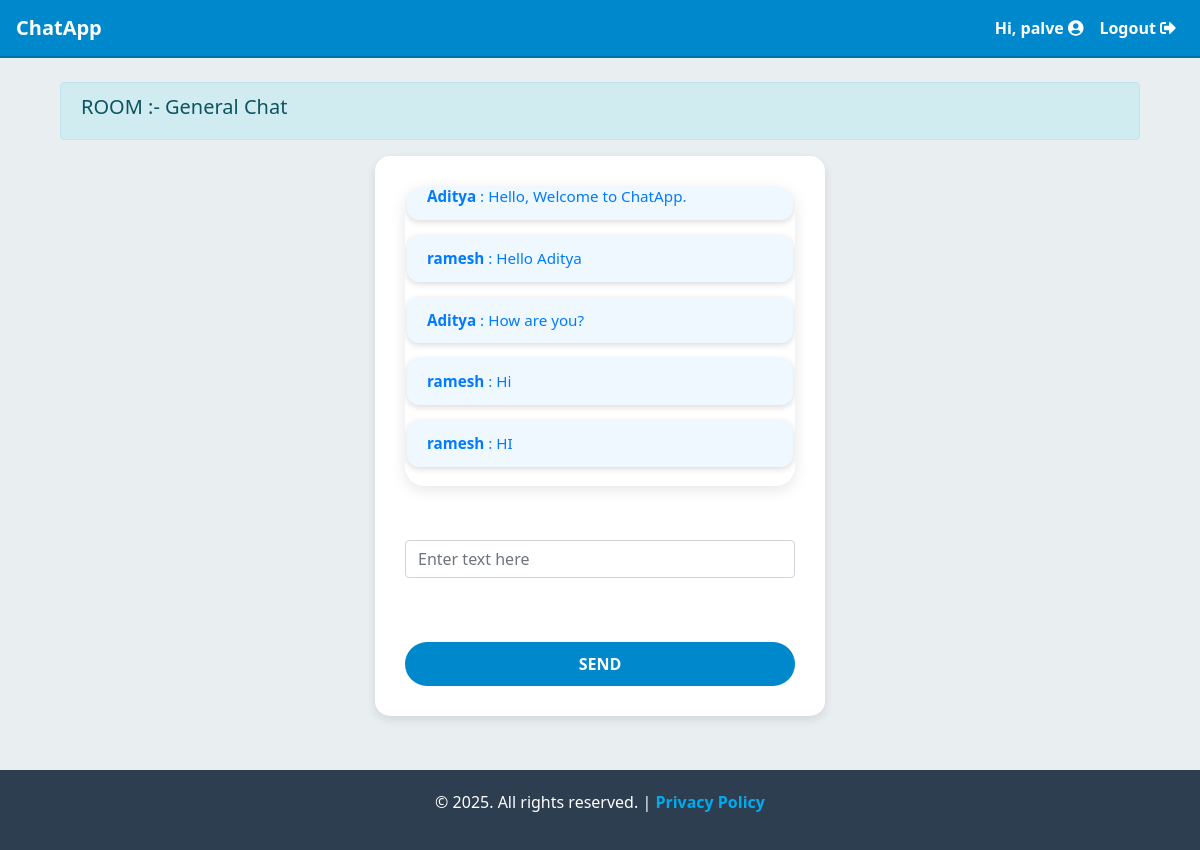
The page /general (signed in) on the database its author committed.
### chatapp/models.py (models this page shows, shortened)
class Room(models.Model):
    name = models.CharField(max_length=20)
    slug = models.SlugField(max_length=100)

class Message(models.Model):
    user = models.ForeignKey(User, on_delete=models.CASCADE)
    content = models.TextField()
    room = models.ForeignKey(Room, on_delete=models.CASCADE)
    created_on = models.DateTimeField(auto_now_add=True)

### chatapp/views.py (the view)
# urls.py: path("<str:slug>", views.room, name="room"),
def room(request,slug):
    room_name=Room.objects.get(slug=slug).name
    messages=Message.objects.filter(room=Room.objects.get(slug=slug))
    return render(request, "room.html",{"room_name":room_name,"slug":slug,'messages':messages})

### templates/room.html (shortened to what this page needs)
{% extends 'base.html' %}
{% block content %}
{% if user.is_authenticated %}
  <div class="container">
    <div class="row d-flex justify-content-center">
        <div class="col-12">
            <div class="alert alert-info d-flex justify-content-between" role="alert">
              <h5>ROOM :- {{room_name}}</h5>
            </div>
            <form>
                <div class="form-group">
                  {% if messages %}
                  <div class="jumbotron" id="chatbox" style="padding: 4px 2px;max-height: 300px;  /* Adjust the max-height as needed */
                  overflow-y: scroll;
                "">
                      {% for message in messages %}
                        <div class="chat-message {% if message.user == request.user %}text-right{% else %}text-left{% endif %}">
                          <b>{{ message.user.username }}</b> : {{ message.content }}<br>
                        </div>
                        {% endfor %}
                  </div>
                  {% else %}
                  <div class="jumbotron" id="chatbox" style="padding: 4px 2px;"></div>
                  <b>No Messages in this Room.</b>
                    {% endif %}
                </div>
                <br/>
                <div class="form-group" style="width: 100%;">
                    <input class="form-control" placeholder="Enter text here" id="my_input" type="text" required></br>
                </div>
                <br/>
                <input class="btn btn-primary btn-lg btn-block" id="submit_button" type="button" value="Send">
            </form>
        </div>
    </div>
</div>
{% endif %}
<br/>
{% endblock %}

### templates/base.html (shortened to what this page needs)
<!doctype html>
<html lang="en">
<head>
    <link rel="stylesheet" href="https://cdn.jsdelivr.net/npm/bootstrap@4.3.1/dist/css/bootstrap.min.css">
    <link rel="stylesheet" href="https://cdnjs.cloudflare.com/ajax/libs/font-awesome/5.15.3/css/all.min.css">
</head>
<body>
    {% block header %}
    <nav class="navbar navbar-expand-lg navbar-dark">
        <a class="navbar-brand" href="#">ChatApp</a>
        <div class="collapse navbar-collapse" id="navbarNav">
            <ul class="navbar-nav ml-auto">
                {% if user.is_authenticated %}
                    <li class="nav-item">
                        <a class="nav-link" href="#">Hi, {{ user.username }} <i class="fas fa-user-circle"></i></a>
                    </li>
                    <li class="nav-item">
                        <a class="nav-link" href="{% url 'logout' %}">Logout <i class="fas fa-sign-out-alt"></i></a>
                    </li>
                {% endif %}
            </ul>
        </div>
    </nav>
    {% endblock %}
    <main class="container mt-4 fade-in">
        {% block content %}{% endblock %}
    </main>
    <footer>
        <p>&copy; 2025. All rights reserved. | <a href="#">Privacy Policy</a></p>
    </footer>
</body>
</html>

### templates/base.html (style rules this page uses)
body { background-color: #e9eff1; font-family: 'Segoe UI', Tahoma, Geneva, Verdana, sans-serif; color: #555; margin: 0; padding: 0; }
.navbar { background-color: #0088cc; border-bottom: 2px solid #006fa6; }
.navbar a { color: white !important; font-weight: 600; }
.btn { border-radius: 30px; font-size: 16px; padding: 10px 25px; text-transform: uppercase; font-weight: 600; }
.btn-primary { background-color: #0088cc; border: none; }
.chat-message { background-color: #f0f8ff; border-radius: 12px; padding: 12px 20px; font-size: 0.95rem; color: #007bff; margin: 15px 0; box-shadow: 0 2px 6px rgba(0, 0, 0, 0.15); }
form { background-color: white; border-radius: 15px; box-shadow: 0 4px 10px rgba(0, 0, 0, 0.1); padding: 30px; width: 100%; max-width: 450px; margin: 0 auto; }
footer { background-color: #2c3e50; color: white; padding: 20px 0; text-align: center; margin-top: 30px; }
footer a { color: #00acee; text-decoration: none; font-weight: 600; }
.jumbotron { background-color: white; border-radius: 20px; box-shadow: 0 4px 15px rgba(0, 0, 0, 0.1); padding: 40px; text-align: center; margin-bottom: 30px; }
.fade-in { animation: fadeIn 1s ease-in-out; }

### rows shown on the page
Room: name "General Chat"
Message: user.username "Aditya", content "Hello, Welcome to ChatApp."
Message: user.username "ramesh", content "Hello Aditya"
Message: user.username "Aditya", content "How are you?"
Message: user.username "ramesh", content "Hi"
Message: user.username "ramesh", content "HI"

### other values the page prints
{{ user.username }} "palve"
